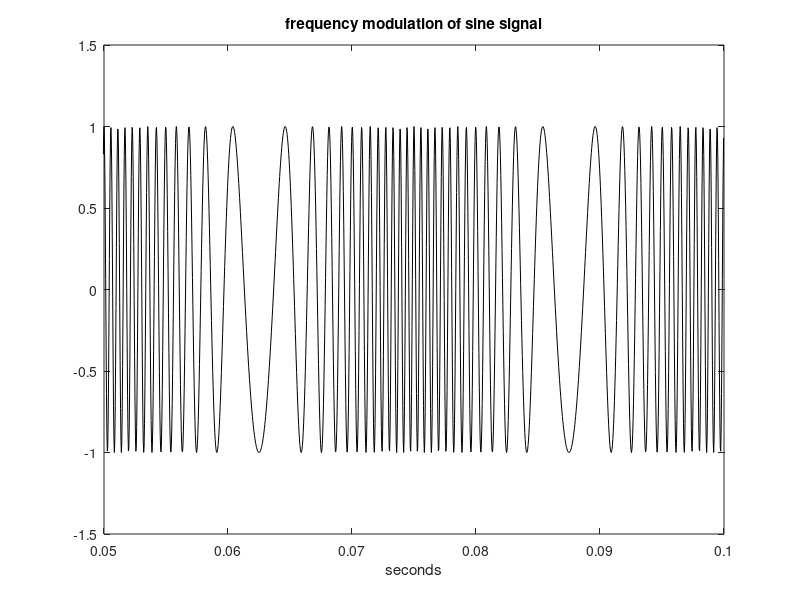

Write MATLAB code to recreate this figure.
% Frequency modulation of sine signal
fa=40; %signal frequency in Hz
wa=2*pi*fa; %signal frequency in rad/s

fc=1000; %carrier frequency in Hz
wc=2*pi*fc; %carrier frequency in rad/s

fs=30000; %sampling frequency in Hz
tiv=1/fs; %time interval between samples;
t=0:tiv:(0.1-tiv); %time intervals set (0.1 seconds)

beta=20; %modulation depth
y=cos((wc*t)+(beta*sin(wa*t))); %modulated signal data set

plot(t,y,'k'); %plots modulated signal
axis([0.05 0.1 -1.5 1.5]);
xlabel('seconds'); title('frequency modulation of sine signal');
